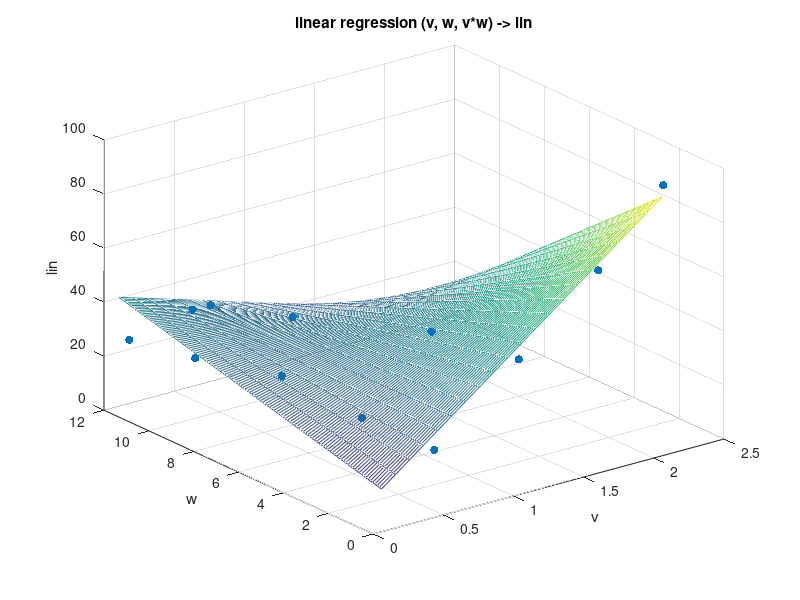
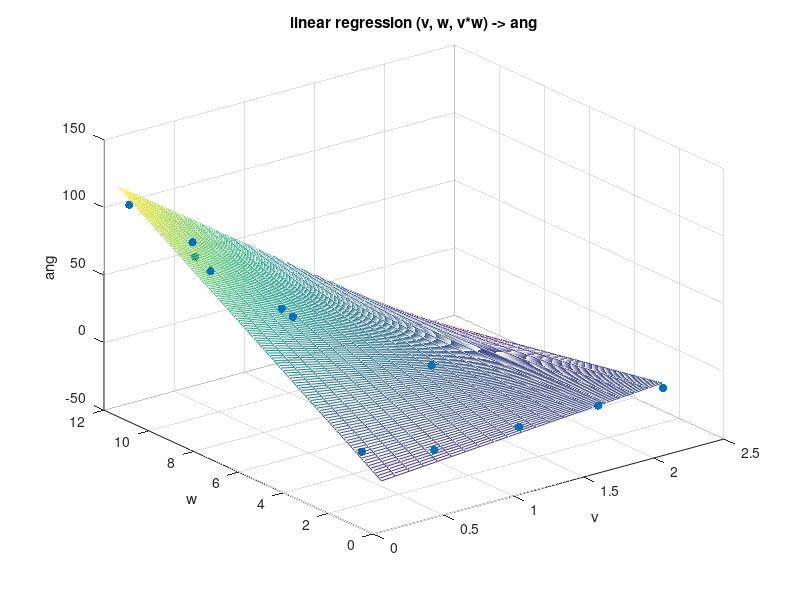

These figures' MATLAB source, in order:
% https://www.gnu.org/software/octave/doc/interpreter/Linear-Least-Squares.html
% https://stats.stackexchange.com/questions/32504/simple-multivariate-regression-with-octave
% http://sachinashanbhag.blogspot.fr/2012/07/linear-least-squares-in-gnu-octave-part.html
% https://fr.mathworks.com/help/stats/regress.html

M=[25, 0, 0.435, 0
25, -25, 0.4244542560601, 3.1557937253539
25, 50, 0.4703613581911, 7.0203187789716
25, 75, 0.2578206736989, 9.5489138406985
25, 100, 0.1410630938936, 11.7552578244707
50, 0, 1.038, 0
50, 25, 0.9182633181664, 3.1447373909808
50, 50, 0.440203002872, 6.333856156431
50, 75, 0.1849231796093, 8.40559907315
50, 100, 0.0589575028824, 8.4225004117689
75, 0, 1.602587637926, 0
100, 0, 2.066, 0];

lin=M(:,1);
ang=M(:,2);
  v=M(:,3);
  w=M(:,4);

% linear regression (v, w, v*w) -> lin
X=[ones(size(v)), v, w, v .* w];
[bLin, sigma, r]=ols(lin, X);
bLin
%~ bLin =  0.50949 45.38459 -0.81221 3.78223
normR=norm(r)
[1 8 8 8*8]*bLin       % simple prediction
linEst=X*bLin          % check model with initial data

scatter3(v, w, lin, 'filled');
hold on
vfit = min(v):.1:max(v);
wfit = min(w):.1:max(w);
[vFIT,wFIT] = meshgrid(vfit,wfit);
YFIT = bLin(1) + bLin(2)*vFIT + bLin(3)*wFIT + bLin(4)*vFIT.*wFIT;
mesh(vFIT,wFIT,YFIT);
hidden('off')
title('linear regression (v, w, v*w) -> lin')
xlabel('v'); ylabel('w'); zlabel('lin')

% linear regression (v, w, v*w) -> ang
X=[ones(size(v)), v, w, v .* w];
[bAng, sigma, r]=ols(ang, X);
bAng
%~ bAng =  0.98163 -1.82084 11.69517 0.36455
normR=norm(r)
[1 8 8 8*8]*bAng       % simple prediction
angEst=X*bAng          % check model with initial data

figure
scatter3(v, w, ang, 'filled');
hold on
vfit = min(v):.1:max(v);
wfit = min(w):.1:max(w);
[vFIT,wFIT] = meshgrid(vfit,wfit);
YFIT = bAng(1) + bAng(2)*vFIT + bAng(3)*wFIT + bAng(4)*vFIT.*wFIT;
mesh(vFIT,wFIT,YFIT);
hidden('off')
title('linear regression (v, w, v*w) -> ang')
xlabel('v'); ylabel('w'); zlabel('ang')
pause
